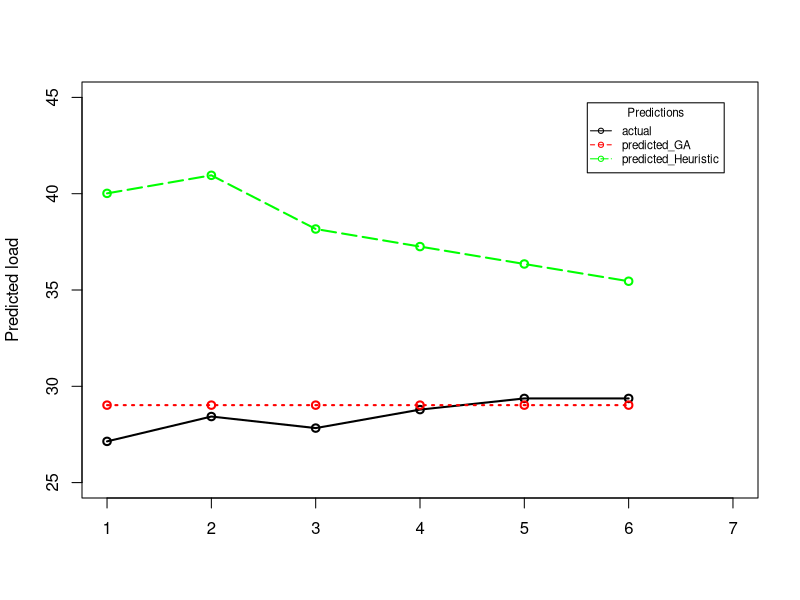

Source code (R):
library(readxl)
library(ggplot2)

noon_actual<-unlist(read_excel("Alldata_excel.xlsx", range = "K111:K116",col_names = FALSE))
noon_predictedGA<-unlist(read_excel("Alldata_excel.xlsx", range = "L111:L116",col_names = FALSE))
noon_predictedMNLR<-unlist(read_excel("Alldata_excel.xlsx", range = "M111:M116",col_names = FALSE))

length(noon_actual)

x<-seq(1,6)
y1<-noon_actual
y2<-noon_predictedGA
y3<-noon_predictedMNLR
line_width <-2


length(seq(27,40,by=2.5))

tiff("noon1.tiff", units="in", width=5, height=5, res=300)
plot(x,seq(27,40,by=2.5),xlim = c(1,7),ylim =c(25,45),type="n",ylab="Predicted load",xlab = "")
lines(x,y1,type="o",col="black",lty=1,lwd=line_width)
lines(x,y2,type="o",col="red",lty=3,lwd=line_width)
lines(x,y3,type="o",col="green",lty=5,lwd=line_width)
#axis(side=2, at=seq(32,42, by=0.77))
legend("topright",inset = 0.05,
       c("actual","predicted_GA","predicted_Heuristic"),lty = c(1,2,5),
       col = c("black","red","green"),
       title = "Predictions",cex = 0.7,pch = c(1,1,1)
)
dev.off()
